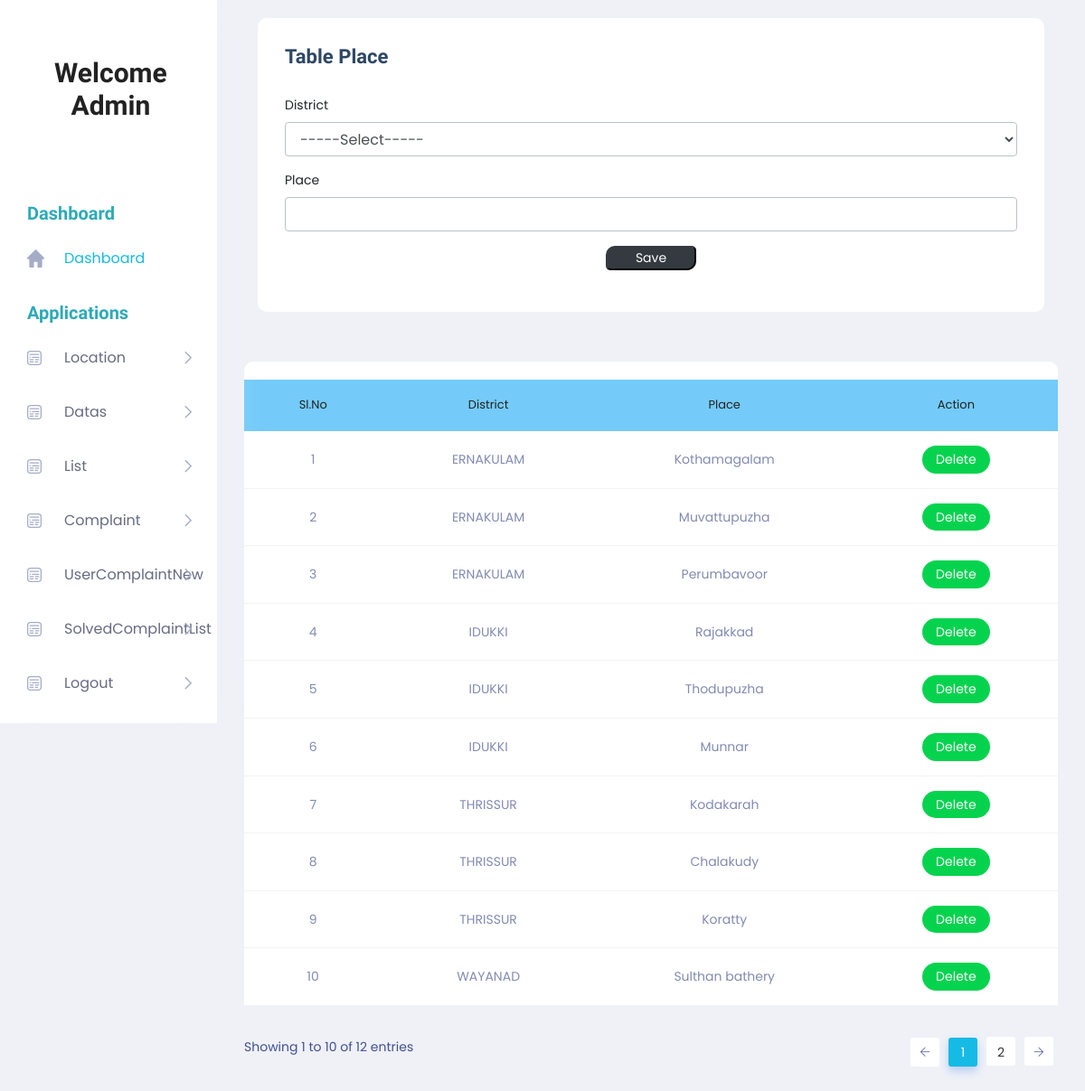
The page /Project/Admin/Place.php on the database its author committed.
### tables this page shows
CREATE TABLE `tbl_place` (
  `place_id` int(11) NOT NULL,
  `place_name` varchar(100) NOT NULL,
  `district_id` int(11) NOT NULL
);

CREATE TABLE `tbl_district` (
  `district_id` int(11) NOT NULL,
  `district_name` varchar(100) NOT NULL
);

### Project/Admin/Place.php (the view, shortened to what this page needs)
<!DOCTYPE html PUBLIC "-//W3C//DTD XHTML 1.0 Transitional//EN" "http://www.w3.org/TR/xhtml1/DTD/xhtml1-transitional.dtd">
<html xmlns="http://www.w3.org/1999/xhtml">
<head>
</head>
<?php
include('Head.php');
?>
<body>
        <section class="main_content dashboard_part">
            <div class="main_content_iner ">
                <div class="container-fluid p-0">
                    <div class="row justify-content-center">
                        <div class="col-12">
                            <div class="QA_section">
                                <div class="white_box_tittle list_header">
                                    <div class="col-lg-12">
                                        <div class="white_box mb_30">
                                            <div class="box_header ">
                                                <div class="main-title">
                                                    <h3 class="mb-0" >Table Place</h3>
                                                </div>
                                            </div>
                                            <form method="post">
                                             <div class="form-group">
                                                    <label for="txt_district">District</label>
                                                    <select class="form-control" name="sel_district" id="sel_district" autocomplete="off" required onchange="getdistrict(this.value)" >
                                                    <option value="">-----Select-----</option>
                                                    </select>
                                                </div>
                                                <div class="form-group">
                                                    <label for="txt_district">Place</label>
                                                    <input type="text" name="txt_place" id="txt_place" class="form-control" autocomplete="off" required/>
                                                </div>
                                                <div class="form-group" align="center">
                                                    <input type="submit" class="btn-dark" style="width:100px; border-radius: 10px 5px " name="btn_save" value="Save">
                                                </div>
                                            </form>
                                        </div>
                                    </div>
                                </div>
                                <div class="QA_table mb_30">
                                    <table class="table lms_table_active">
                                        <thead>
                                            <tr style="background-color: #74CBF9">
                                                <td align="center" scope="col">Sl.No</td>
                                              	<td align="center" scope="col">District</td>
                                                <td align="center" scope="col">Place </td>
                                                <td align="center" scope="col">Action</td>
                                            </tr>
                                        </thead>
                                        <tbody>
                                            <?php
	$i=0;
	  $sel = "select * from tbl_place p inner join tbl_district s on s.district_id=p.district_id";
	  $row = $Conn->query($sel);
	  while($data = $row->fetch_assoc())
	  {
		  $i++;
		  ?>
                                            <tr>
                                               <td align="center"><?php echo $i; 	?></td>
            <td align="center"><?php echo $data['district_name']; ?></td>
            <td align="center"><?php echo $data['place_name']; ?></td>
            <td align="center">
            <a class="status_btn"  href="place.php?id=<?php echo $data['place_id']; ?>">Delete </a>
         </td>
                                            </tr>
                                            <?php
                                              }
                                            ?>
                                        </tbody>
                                    </table>
                                </div>
                            </div>
                        </div>
                    </div>
                </div>
            </div>
        </section>
        <?php
		include('Foot.php');
		?>
</body>
</html>

### rows shown on the page
tbl_place: district.district_name "ERNAKULAM", place_name "Kothamagalam"
tbl_place: district.district_name "ERNAKULAM", place_name "Muvattupuzha"
tbl_place: district.district_name "ERNAKULAM", place_name "Perumbavoor"
tbl_place: district.district_name "IDUKKI", place_name "Rajakkad"
tbl_place: district.district_name "IDUKKI", place_name "Thodupuzha"
tbl_place: district.district_name "IDUKKI", place_name "Munnar"
tbl_place: district.district_name "THRISSUR", place_name "Kodakarah"
tbl_place: district.district_name "THRISSUR", place_name "Chalakudy"
tbl_place: district.district_name "THRISSUR", place_name "Koratty"
tbl_place: district.district_name "WAYANAD", place_name "Sulthan bathery"
